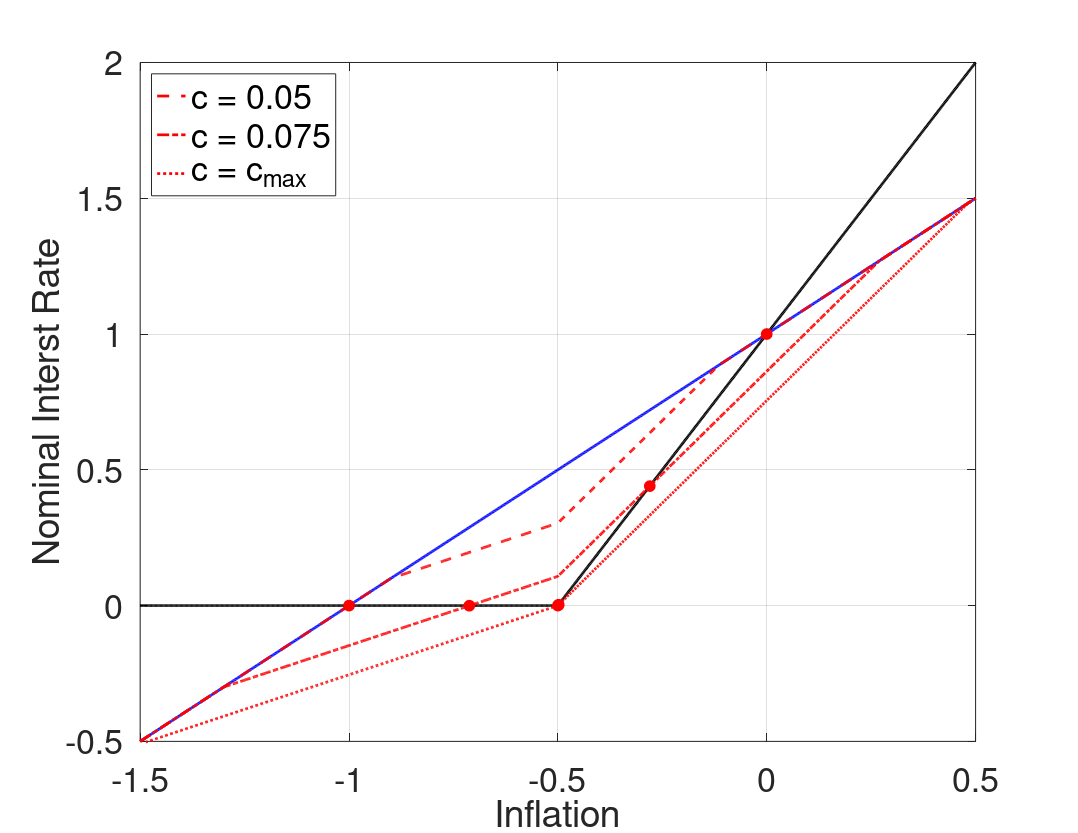

MATLAB code for this plot:
%--------------------------------------------------------------------------
% File Name: RAFR_cSHOCK.m
% Author: Philip Coyle
% Date Created: 01/07/2019
% cd /mq/philipprojects/RA_Work/Taisuke_Nakata/Zero_Lower_Bound/DeflationaryRegime/RSSInflation/Codes/3state_iid_shock
% RAFR_cSHOCK
%--------------------------------------------------------------------------

clear all
close all
clc

%% Model Calibration
cBET = 1/1.0025;
cSIGMA = 1;
cKAPPA = 0.02;
cPHIpi = 2;
cRstar = 1/400;
p_m = 0.5; %Probability of being in the middle state 

cSHOCK_lb =((cRstar)*(cPHIpi - 1))/(cKAPPA*cPHIpi*cSIGMA);
cSHOCK_ub =((cRstar)*(cKAPPA*cPHIpi*cSIGMA + 1))/(cKAPPA*cPHIpi*cSIGMA);
cSHOCK_bound = -(2*(cRstar)*(cPHIpi - 1)*(cKAPPA*cPHIpi*cSIGMA + 1))/(cKAPPA*cPHIpi^2*cSIGMA*(cKAPPA*cSIGMA + 1)*(p_m - 1));

cSHOCK_grid = [0.05, 0.1, max([cSHOCK_lb,cSHOCK_ub,cSHOCK_bound])];

%% Housekeeping
% Set Grid Intervals
pi_m_low = -1.5/400;
pi_m_high = 0.5/400;
numgrid = 1001;
pi_m = linspace(pi_m_low,pi_m_high, numgrid)';

% Allocate Space
inx_ub = zeros(length(cSHOCK_grid),1);
pi_ub_zlb = zeros(length(cSHOCK_grid),1);
inx_lb = zeros(length(cSHOCK_grid),1);
pi_lb_zlb = zeros(length(cSHOCK_grid),1);
rafr = zeros(numgrid,length(cSHOCK_grid));


% Find max inflation that leads to ZLB binding
bound = -cRstar/cPHIpi;

inx_m = find(min(abs(pi_m - bound)) == abs(pi_m - bound));
% Find pi_m point where middle state interst rate binds
pi_m_zlb = pi_m(inx_m);

% Taylor Rule
tr = max(0,cRstar + cPHIpi*pi_m);

% 'Riskless' Fisher Relation
fr = pi_m + cRstar;

for j = 1:length(cSHOCK_grid)
    cSHOCK = cSHOCK_grid(j);
    %% Policy Functions from below (Assume middle state interst rate binds)
    % Low  High state inflation & expected inflation (as functions of middle state inflation)
    pi_l_b = pi_m - cKAPPA*cSIGMA*cSHOCK;
    pi_h_b = (pi_m - cKAPPA*cSIGMA*(cRstar - cSHOCK))/(1+cKAPPA*cSIGMA*cPHIpi);
    exp_pi_b = (1-p_m)/2*pi_l_b + p_m*pi_m + (1-p_m)/2*pi_h_b;

    % Low Middle and High state output & expected output (as functions of middle state inflation)
    y_m_b = (pi_m - cBET*exp_pi_b)/cKAPPA;
    y_l_b = y_m_b - cSIGMA*cSHOCK;
    y_h_b = y_m_b - cSIGMA*(cRstar + cPHIpi*pi_h_b - cSHOCK);
    exp_y_b = (1-p_m)/2*y_l_b + p_m*y_m_b + (1-p_m)/2*y_h_b;

    % Find pi_m point where high state interst rate binds
    inx_lb(j) = find(min(abs(pi_h_b - bound)) == abs(pi_h_b - bound));
    pi_lb_zlb(j) = pi_m(inx_lb(j));

    %% Policy Functions from above (Assume middle state interst rate does not bind)
    % Low  High state inflation & expected inflation (as functions of middle state inflation)
    pi_l_a = pi_m*(1+cKAPPA*cSIGMA*cPHIpi) + cKAPPA*cSIGMA*(cRstar - cSHOCK);
    pi_h_a = pi_m + (cKAPPA*cSIGMA*cSHOCK)/(1+cKAPPA*cSIGMA*cPHIpi);
    exp_pi_a = (1-p_m)/2*pi_l_a + p_m*pi_m + (1-p_m)/2*pi_h_a;

    % Low Middle and High state output & expected output (as functions of middle state inflation)
    y_m_a = (pi_m - cBET*exp_pi_a)/cKAPPA;
    y_l_a = y_m_a + cSIGMA*(cPHIpi*pi_m + cRstar - cSHOCK);
    y_h_a = y_m_a + cSIGMA*(cPHIpi*(pi_m - pi_h_a) + cSHOCK);
    exp_y_a = (1-p_m)/2*y_l_a + p_m*y_m_a + (1-p_m)/2*y_h_a;

    % Find pi_m point where low state interst rate binds
    inx_ub(j) = find(min(abs(pi_l_a - bound)) == abs(pi_l_a - bound));
    pi_ub_zlb(j) = pi_m(inx_ub(j));

    %% Define Risk Adjusted Fisher Relationship   
    for i = 1:numgrid
        if pi_m(i) < pi_lb_zlb(j) || pi_m(i) > pi_ub_zlb(j)
            rafr(i,j) = pi_m(i) + cRstar;
        elseif pi_m(i) <= pi_m_zlb
            rafr(i,j) = cRstar + pi_m(i) + (exp_pi_b(i) - pi_m(i)) + 1/cSIGMA*(exp_y_b(i) - y_m_b(i));
        elseif pi_m(i) <= pi_ub_zlb(j)
            rafr(i,j) = cRstar + pi_m(i) + (exp_pi_a(i) - pi_m(i)) + 1/cSIGMA*(exp_y_a(i) - y_m_a(i));
        end
    end
end
        
%% Plotting
type = {'--','-.',':'};

fig(1) = figure(1);
grid on
box on
hold on
plot(400*pi_m, 400*tr,'Color','k','LineWidth',2);
plot(400*pi_m, 400*fr,'Color','b','LineWidth',2);
for j = 1:length(cSHOCK_grid)
    [~,inx] = sort(abs(tr - rafr(:,j)));
    RSS = inx(1:2);    
    h(j) = plot(400*pi_m, 400*rafr(:,j),'Color','r','LineStyle',type{j},'LineWidth',2);
    p1 = plot(400*pi_m(RSS(1)),400*rafr(RSS(1),j));
    p2 = plot(400*pi_m(RSS(2)),400*rafr(RSS(2),j));
    set([p1 p2],'Marker','o','MarkerEdgeColor','r','MarkerFaceColor', 'r','MarkerSize',8)
end


xlabel('Inflation','FontSize',20)
ylabel('Nominal Interst Rate','FontSize',20)
set(gca,'Xlim',[400*pi_m(1), 400*pi_m(end)],'Ylim',[-0.5, 2],'FontSize',25)
L = legend([h(1) h(2) h(3)],'c = 0.05','c = 0.075','c = c_{max}');
set(L,'Location','NorthWest','Fontsize',25)

set(fig(1),'PaperOrientation','Landscape');
set(fig(1),'PaperPosition',[0 0 11 8.5]);
print(fig(1),'-depsc','RAFR_varycSHOCK.eps');
